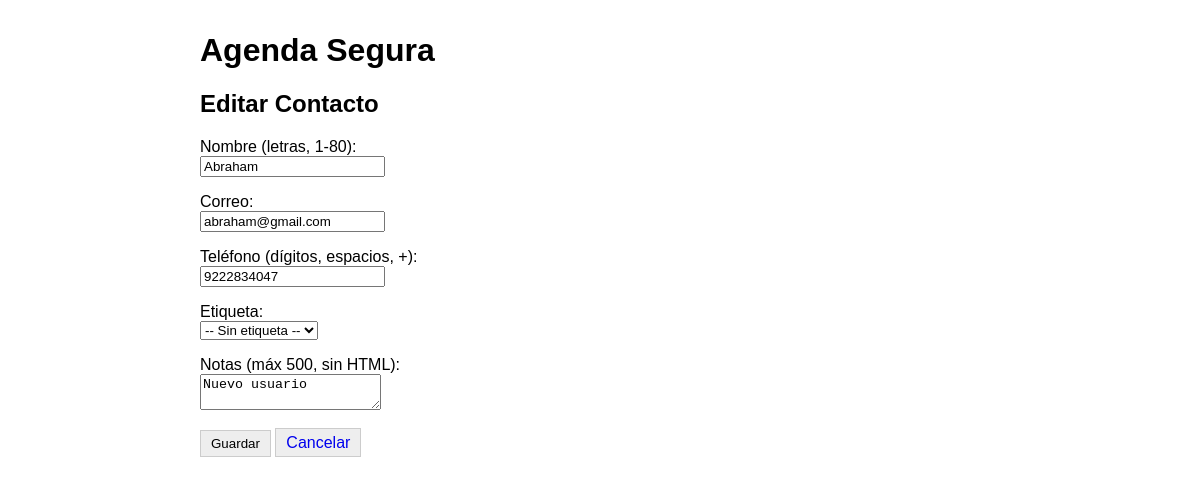
The app's page /editar/1, older data.
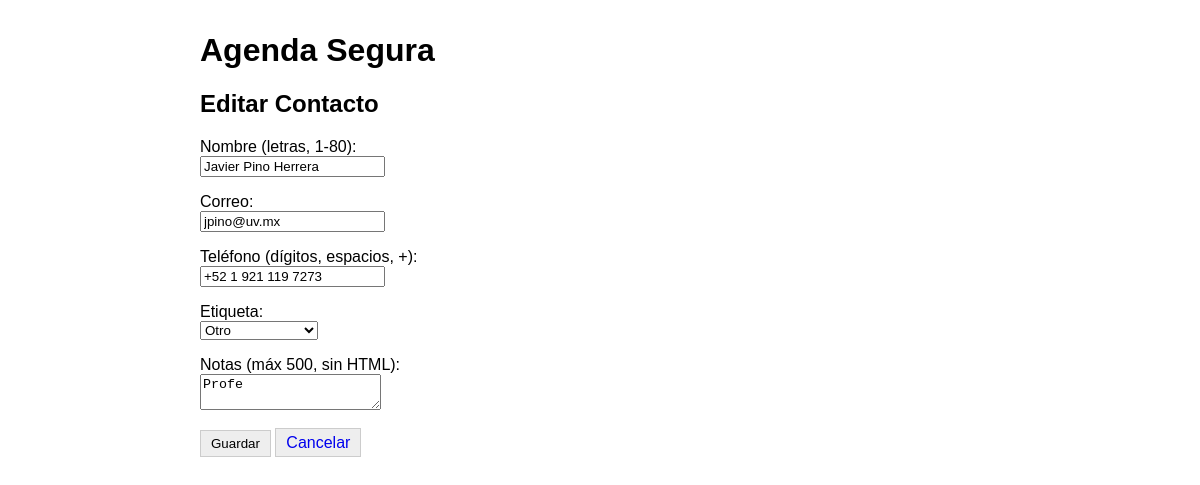
The same page, newer data.
### tables this page shows
CREATE TABLE agenda (
            id INTEGER PRIMARY KEY AUTOINCREMENT,
            nombre TEXT NOT NULL,
            correo TEXT NOT NULL,
            telefono TEXT NOT NULL,
            etiqueta TEXT CHECK(etiqueta IN ('Familia', 'Trabajo', 'Amigos', 'Otro')),
            notas TEXT
        );

### app.py (the view, shortened to what this page needs)
@app.route('/editar/<int:id>', methods=('GET', 'POST'))
def editar(id):
    conn = get_db_connection()
    contacto_db = conn.execute('SELECT * FROM agenda WHERE id = ?', (id,)).fetchone()
    if contacto_db is None:
        conn.close()
        abort(404)
    conn.close()
    return render_template('formulario.html', contacto=dict(contacto_db), accion="Editar")

### app.py (called while the page is built)
def get_db_connection():
    conn = sqlite3.connect(DB_NAME)
    conn.row_factory = sqlite3.Row
    return conn

### templates/formulario.html (shortened to what this page needs)
{% extends 'base.html' %}
{% block content %}
    <h2>{{ accion }} Contacto</h2>
    <form method="POST">
        <p>
            <label>Nombre (letras, 1-80):</label><br>
            <input type="text" name="nombre" value="{{ contacto.nombre or '' }}" required maxlength="80">
        </p>
        <p>
            <label>Correo:</label><br>
            <input type="email" name="correo" value="{{ contacto.correo or '' }}" required maxlength="120">
        </p>
        <p>
            <label>Teléfono (dígitos, espacios, +):</label><br>
            <input type="text" name="telefono" value="{{ contacto.telefono or '' }}" required>
        </p>
        <p>
            <label>Etiqueta:</label><br>
            <select name="etiqueta">
                <option value="" {% if not contacto.etiqueta %}selected{% endif %}>-- Sin etiqueta --</option>
                <option value="Otro" {% if contacto.etiqueta == 'Otro' %}selected{% endif %}>Otro</option>
            </select>
        </p>
        <p>
            <label>Notas (máx 500, sin HTML):</label><br>
            <textarea name="notas" maxlength="500">{{ contacto.notas or '' }}</textarea>
        </p>
        <p>
            <button type="submit" class="btn">Guardar</button>
            <a href="{{ url_for('index') }}" class="btn">Cancelar</a>
        </p>
    </form>
{% endblock %}

### templates/base.html (shortened to what this page needs)
<!DOCTYPE html>
<html lang="es">
<head>
</head>
<body>
    <h1>Agenda Segura</h1>
    {% block content %}{% endblock %}
</body>
</html>

### templates/base.html (style rules this page uses)
body { font-family: sans-serif; max-width: 800px; margin: 2rem auto; padding: 0 1rem; }
.btn { padding: 5px 10px; text-decoration: none; background: #eee; border: 1px solid #ccc; cursor: pointer; }

Row changes from the older to the newer data that the page shows:
changed agenda: nombre "Abraham" → "Javier Pino Herrera"; correo "abraham@gmail.com" → "jpino@uv.mx"; telefono "9222834047" → "+52 1 921 119 7273"; etiqueta (not shown) → "Otro"; notas "Nuevo usuario" → "Profe"
Text that changed along with them:
form field etiqueta: "-- Sin etiqueta --" → (not shown)
